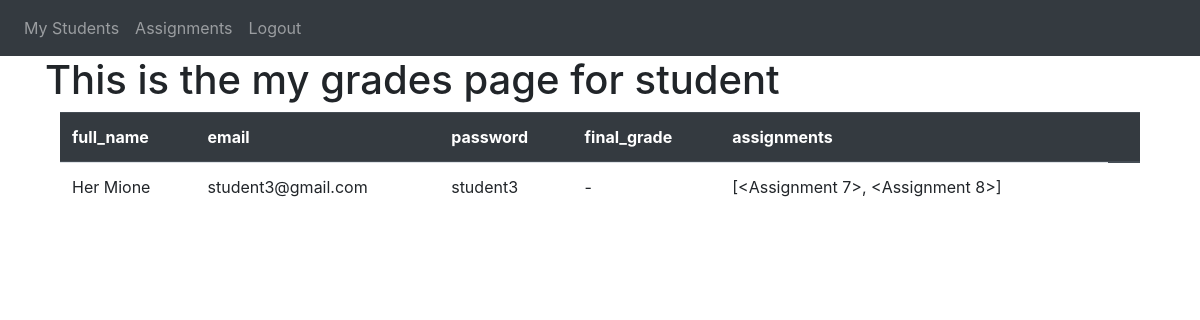
/my-grades/4 (signed in), run on the app's committed database.
### website/models.py (models this page shows)
class User(db.Model, UserMixin):
    id = db.Column(db.Integer, primary_key = True)
    email = db.Column(db.String(150), unique = True)
    password = db.Column(db.String(150))
    full_name = db.Column(db.String(150))
    is_teacher = db.Column(db.Boolean, default=False)
    final_grade = db.Column(db.String(1), default='-')
    assignments = db.relationship('Assignment')

### website/views.py (the view)
@views.route('/my-grades/<int:student_id>')
@login_required
def my_grades(student_id):
    students = User.query.filter(User.is_teacher != True).all()
    columns = ['full_name', 'email', 'password', 'final_grade', 'assignments']
    return render_template('my_grades.html', user=current_user, id = student_id, columns = columns, students = students)

### website/__init__.py (called while the page is built)
def create_app():
    app = Flask(__name__)
    app.config['SECRET_KEY'] = 'sus'
    app.config['SQLALCHEMY_DATABASE_URI'] = f'sqlite:///{DB_NAME}'
    db.init_app(app)
    from .views import views
    from .auth import auth
    app.register_blueprint(views, url_prefix = '/')
    app.register_blueprint(auth, url_prefix = '/')
    from .models import User, Assignment
    with app.app_context():
        db.create_all()
        print('db made anew')
    login_manager = LoginManager()
    login_manager.login_view = 'auth.login'
    login_manager.init_app(app)
    @login_manager.user_loader
    def load_user(id):
        return User.query.get(int(id))
    return app

### website/templates/my_grades.html (shortened to what this page needs)
{% extends 'base.html' %}{% block title %}My Grades{% endblock %} {% block
content %}
<h1>This is the my grades page for {{'student'}}</h1>
<div class="container">
  <table class="table">
    <thead class="thead-dark">
      <tr>
        {% for column in columns %}
        <th scope="col">{{ column }}</th>
        {% endfor %}
        <th scope="col">{{ column }}</th>
      </tr>
    </thead>
    <tbody>
      {% for student in students %}
      <tr>
        {% if student['id'] == id %} {% for column in columns %}
        <td>{{ student[column.lower()] }}</td>
        {% endfor %} {% endif %}
      </tr>
      {% endfor %}
    </tbody>
  </table>
</div>
{% endblock %}

### data on the page
User: full_name "Her Mione" "student3@gmail.com" "student3" "-" "[<Assignment 7>, <Assignment 8>]"

### other printed values
{{ 'student' }} "student"
{{ column }} "full_name" "email" "password" "final_grade" "assignments"
